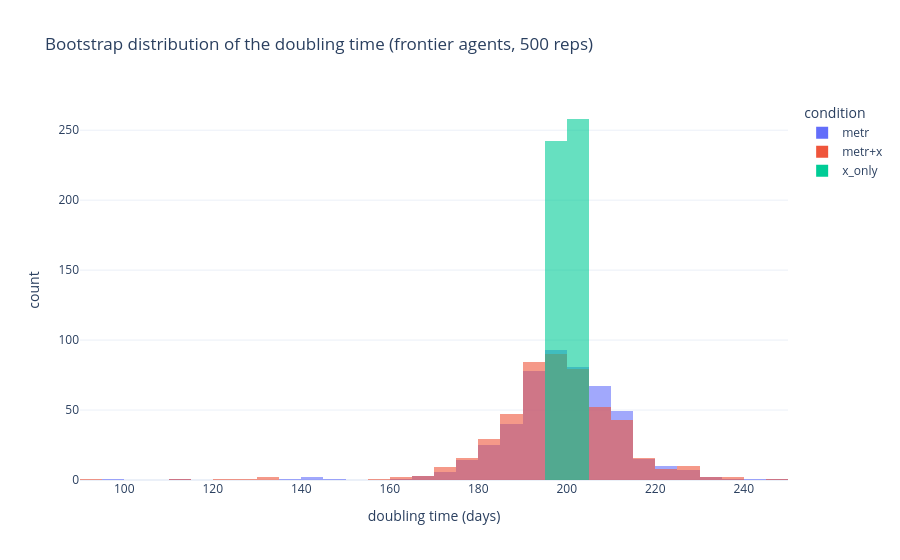

Here is the notebook cell this chart was saved with:
### Markdown cell above
## Effect on the doubling time

Per replicate: OLS of log2(p50) on release date over the frontier agents (paper's
headline construction); doubling time = 1/slope.

### Code cell
date_lookup = {a: pd.Timestamp(d) for a, d in release_dates["date"].items()
               if a in frontier and d is not None}
t0 = min(date_lookup.values())
years = {a: (d - t0).days / 365.25 for a, d in date_lookup.items()}

def doubling_days(row: pd.Series) -> float:
    pts = [(years[a], np.log2(row[a])) for a in years
           if a in row and np.isfinite(row.get(a, np.nan))]
    if len(pts) < 5:
        return np.nan
    x, y = map(np.array, zip(*pts))
    slope = np.polyfit(x, y, 1)[0]
    return 365.25 / slope

dt = pd.DataFrame({
    condition: df.apply(doubling_days, axis=1) for condition, df in results.items()
})
dt_summary = dt.describe(percentiles=[0.025, 0.5, 0.975]).T[["2.5%", "50%", "97.5%"]]
dt_summary["ci_width_days"] = dt_summary["97.5%"] - dt_summary["2.5%"]
print(dt_summary.round(1).to_string())
dt.to_csv(DATA_OUT / "a0_doubling_times.csv", index=False)

fig = px.histogram(
    dt.melt(var_name="condition", value_name="doubling_days"),
    x="doubling_days", color="condition", barmode="overlay", nbins=60, opacity=0.6,
    title=f"Bootstrap distribution of the doubling time (frontier agents, {N_BOOT} reps)",
    labels={"doubling_days": "doubling time (days)"},
)
fig.write_image(FIGURES / "a0_doubling_time.png", width=800, height=450, scale=2)
fig.show()

### Figure 1 — Plotly figure (JSON) as saved in the notebook; plotly's stock layout.template omitted (floating-point values rounded to 4 significant figures; data arrays with more than 128 entries replaced by an {"elided": "..."} marker saying what was removed)
{"data": [{"bingroup": "x", "hovertemplate": "condition=metr<br>doubling time (days)=%{x}<br>count=%{y}<extra></extra>", "legendgroup": "metr", "marker": {"color": "#636efa", "opacity": 0.6, "pattern": {"shape": ""}}, "name": "metr", "nbinsx": 60, "orientation": "v", "showlegend": true, "type": "histogram", "x": {"elided": "500 float values"}, "xaxis": "x", "yaxis": "y"}, {"bingroup": "x", "hovertemplate": "condition=metr+x<br>doubling time (days)=%{x}<br>count=%{y}<extra></extra>", "legendgroup": "metr+x", "marker": {"color": "#EF553B", "opacity": 0.6, "pattern": {"shape": ""}}, "name": "metr+x", "nbinsx": 60, "orientation": "v", "showlegend": true, "type": "histogram", "x": {"elided": "500 float values"}, "xaxis": "x", "yaxis": "y"}, {"bingroup": "x", "hovertemplate": "condition=x_only<br>doubling time (days)=%{x}<br>count=%{y}<extra></extra>", "legendgroup": "x_only", "marker": {"color": "#00cc96", "opacity": 0.6, "pattern": {"shape": ""}}, "name": "x_only", "nbinsx": 60, "orientation": "v", "showlegend": true, "type": "histogram", "x": {"elided": "500 float values"}, "xaxis": "x", "yaxis": "y"}], "layout": {"barmode": "overlay", "legend": {"title": {"text": "condition"}, "tracegroupgap": 0}, "title": {"text": "Bootstrap distribution of the doubling time (frontier agents, 500 reps)"}, "xaxis": {"anchor": "y", "domain": [0.0, 1.0], "title": {"text": "doubling time (days)"}}, "yaxis": {"anchor": "x", "domain": [0.0, 1.0], "title": {"text": "count"}}}}
